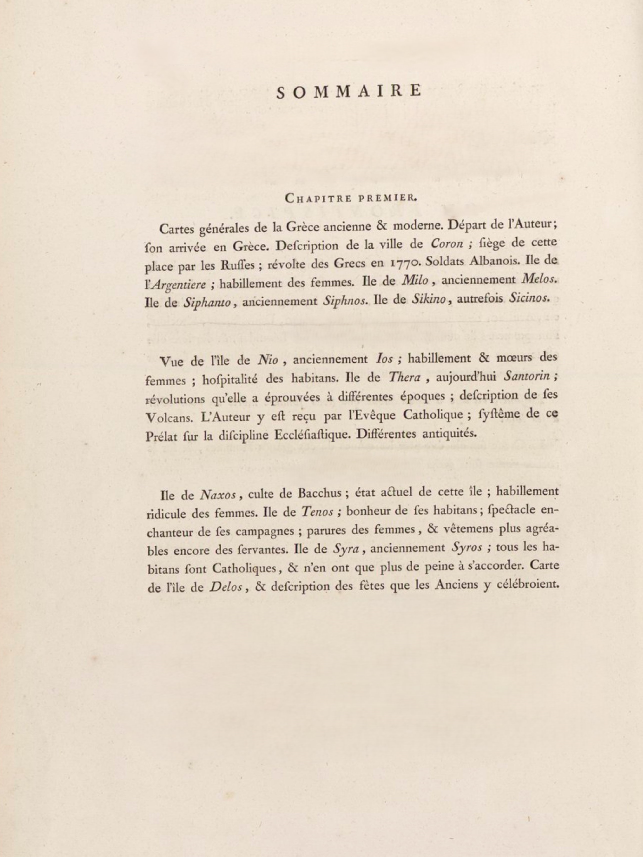
#> input picture test4.jpg, 2570 x 3425 px (shown at 1/4 size)
$ jupyter execute --allow-errors pavankul_phanivis_project_final.ipynb
#> lines starting #> are read from the running program, lines starting #| are printed output that depends on the picture; after the words box and inside, x2 and y2 are one past the last pixel; in counts of white or black regions, pixels touching at a corner belong together
[cell 1]
import pytesseract
from PIL import Image,ImageEnhance
import cv2
import matplotlib.pyplot as plt
import numpy as np

[cell 2]
def crop_book_page(image_path):
#> called with image_path = 'test4.jpg'
    im = cv2.imread(image_path)
#> im is the input picture: shape (3425, 2570, 3); mean B, G, R 201.7, 217.5, 229.8
    print(im.shape[:2])
#| (3425, 2570)
    gray = cv2.cvtColor(im, cv2.COLOR_BGR2GRAY)
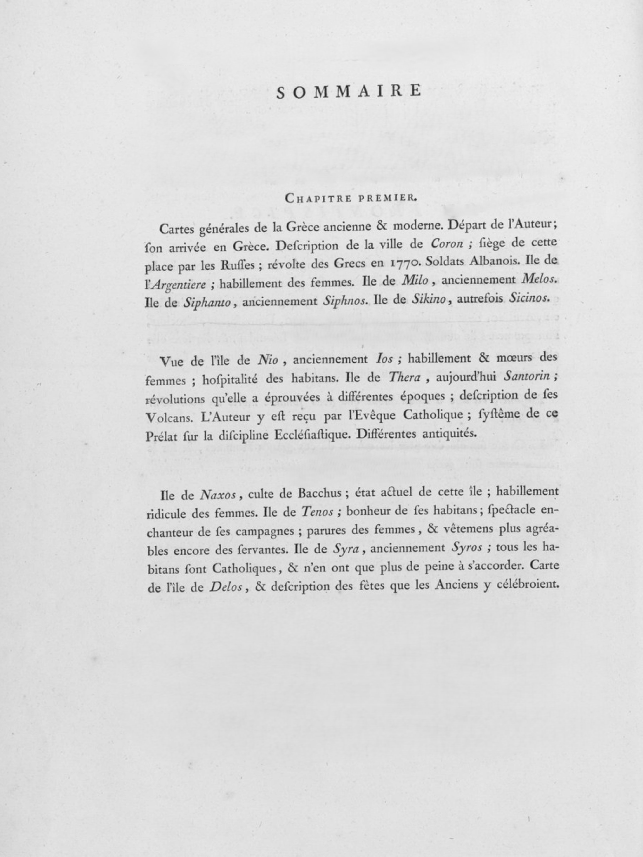
#> gray: shape (3425, 2570) (shown at 1/4 size); min 2, max 253, mean 219.4

    _, thresh = cv2.threshold(gray, 150, 255, cv2.THRESH_BINARY)
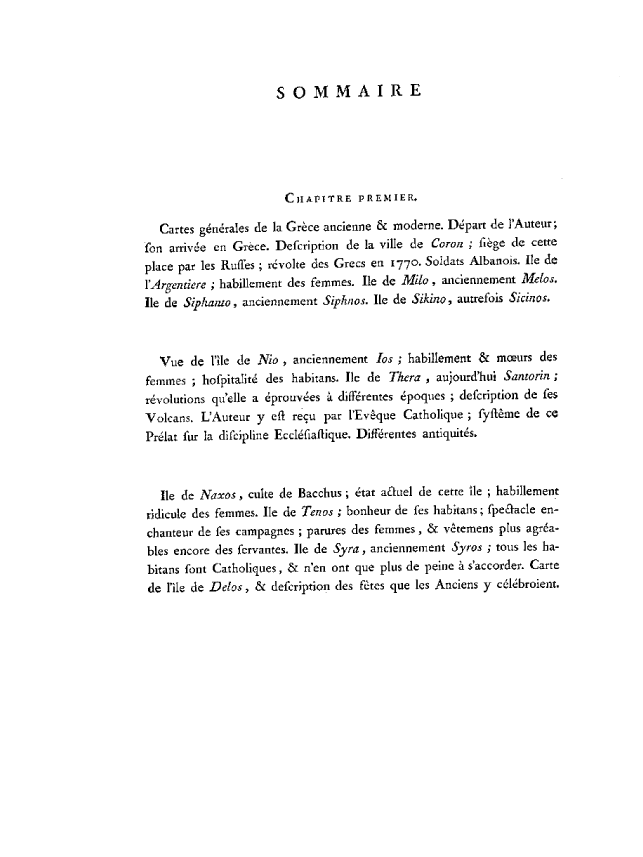
#> thresh: shape (3425, 2570) (shown at 1/4 size); 97% white; 1675 black regions (543 under 20 px), largest, box (x1, y1, x2, y2) and area: (1345, 341, 1401, 389) 1220, (1255, 341, 1313, 392) 1119, (2086, 1091, 2143, 1133) 961

    contours, _ = cv2.findContours(thresh, cv2.RETR_EXTERNAL, cv2.CHAIN_APPROX_SIMPLE)
#> contours = [[[0, 0], [0, 3424], [2569, 3424], [2569, 0]]]
    print(len(contours))
#| 1
    if contours:
        largest_contour = max(contours, key=cv2.contourArea)
#> largest_contour = [[0, 0], [0, 3424], [2569, 3424], [2569, 0]]

        x, y, w, h = cv2.boundingRect(largest_contour)
#> x = 0; y = 0; w = 2570; h = 3425

        cropped = im[y:y+h, x:x+w]
        print(cropped.shape[:2])
#| (3425, 2570)

        return cropped
    else:
        print("No contours found. Returning original image.")
        return im

input_image_path = 'test4.jpg'
image = crop_book_page(input_image_path)

[cell 3]
plt.imshow(image)
plt.title('Original Image')
plt.axis('off')
plt.show()

[cell 4]
pytesseract.pytesseract.tesseract_cmd = r'C:\Program Files\Tesseract-OCR\tesseract.exe'
gray_image = cv2.cvtColor(image, cv2.COLOR_BGR2GRAY)

[cell 5]
height , width = gray_image.shape[:2]
#> height = 3425; width = 2570

#> (a cell that did not finish here is left out)

[cell 7]
mask = np.zeros_like(gray_image)
#> (the rest of this cell did not finish here and is left out)

[cell 8]
kernel = cv2.getStructuringElement(cv2.MORPH_RECT, (5, 5))
clean_mask = cv2.morphologyEx(mask, cv2.MORPH_CLOSE, kernel)
#> mask: shape (3425, 2570); every value is 0
clean_mask = cv2.morphologyEx(clean_mask, cv2.MORPH_OPEN, kernel)

[cell 9]
cv2.imwrite('masked_image.jpg', clean_mask)
#> Out = True

[cell 10]
fig, ax = plt.subplots(1, 2, figsize=(12, 6))

#> (the rest of this cell did not finish here and is left out)

#> (a cell that did not finish here is left out)

#> (a cell that did not finish here is left out)

## Translation

[cell 13]
from transformers import MarianMTModel, MarianTokenizer

model_name = 'Helsinki-NLP/opus-mt-fr-en'
#> (the rest of this cell did not finish here and is left out)

[cell 14]
# [7 lines left out: function translate, not called in this run]

[cell 15]
# [20 lines left out: function split_text, not called in this run]

#> (a cell that did not finish here is left out)

### Evalutaion of translation

[cell 17]
import nltk
from nltk.translate.bleu_score import sentence_bleu
import sacrebleu
nltk.download('punkt')
#> (this line was passed over: nltk is not available in this run)

[cell 18]
# [20 lines left out: function calculate_metrics, not called in this run]

# Calculate metrics
#> (the rest of this cell did not finish here and is left out)

[cell 19]
image = cv2.imread('test4.jpg')
mask = cv2.imread('masked_image.jpg', 0)
inpainted_image = cv2.inpaint(image, mask, 3, cv2.INPAINT_TELEA)

plt.figure(figsize=(10, 10))
plt.imshow(cv2.cvtColor(inpainted_image, cv2.COLOR_BGR2RGB))
plt.axis('off')  # Hide axes
plt.title('Translated Historical Document')
plt.show()

[cell 20]
contours, _ = cv2.findContours(mask, cv2.RETR_EXTERNAL, cv2.CHAIN_APPROX_SIMPLE)
#> contours = []

[cell 21]
import cv2
import numpy as np
import matplotlib.pyplot as plt

contour_areas = [cv2.contourArea(cnt) for cnt in contours]
#> contour_areas = []

filtered_contours_areas = [area for area in contour_areas if area > 0]
#> filtered_contours_areas = []

#> (the rest of this cell did not finish here and is left out)

$ run again, with test2.jpg copied over test4.jpg
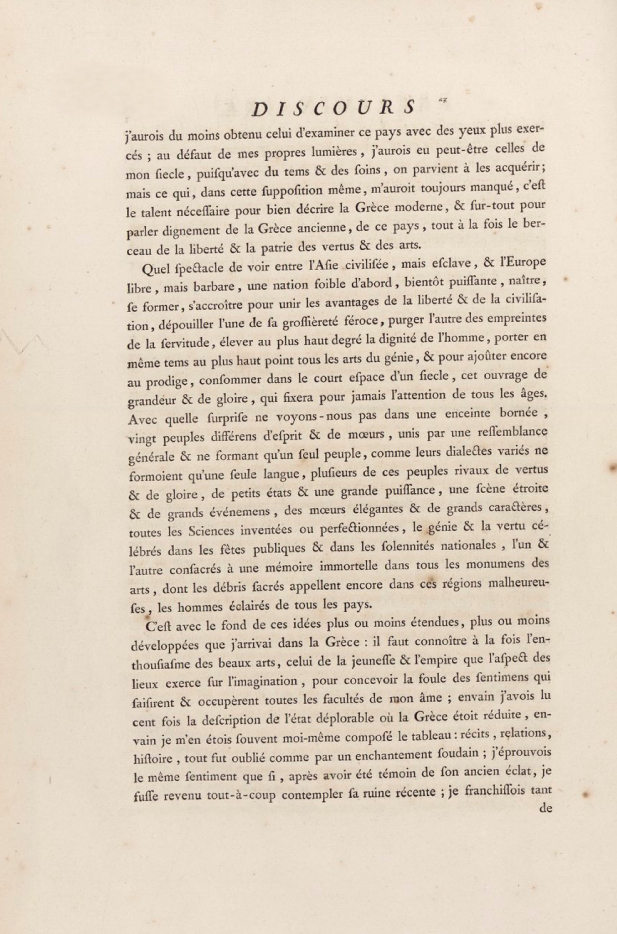
#> input picture test2.jpg, 2467 x 3733 px (shown at 1/4 size)
#> in crop_book_page, im is the input picture: shape (3733, 2467, 3); mean B, G, R 191.8, 208.4, 221.3
#| (3733, 2467)
#> in crop_book_page, `gray = cv2.cvtColor(im, cv2.COLOR_BGR2GRAY)`:
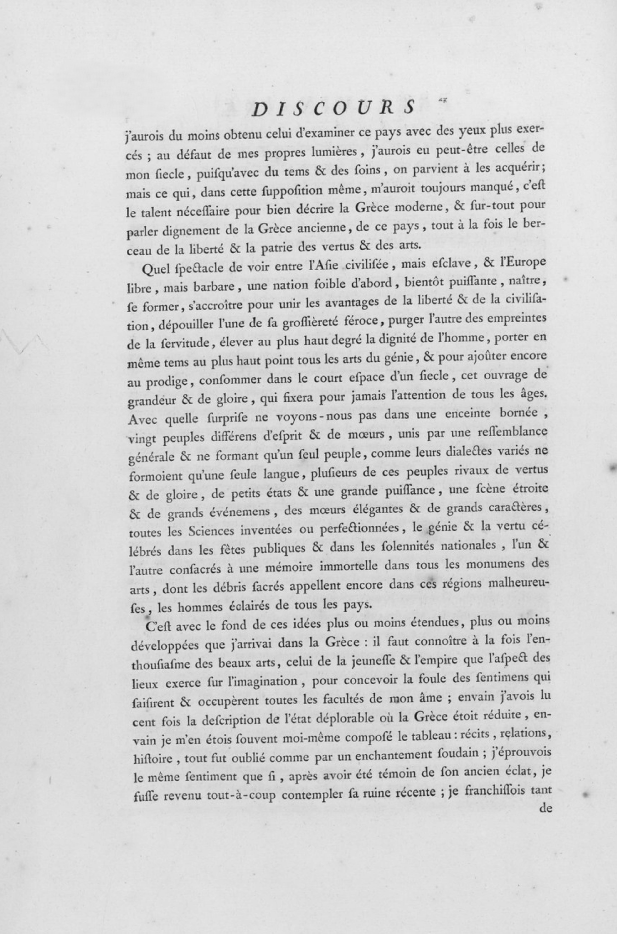
#> gray: shape (3733, 2467) (shown at 1/4 size); min 2, max 253, mean 210.4
#> in crop_book_page, `_, thresh = cv2.threshold(gray, 150, 255, cv2.THRESH_BINARY)`:
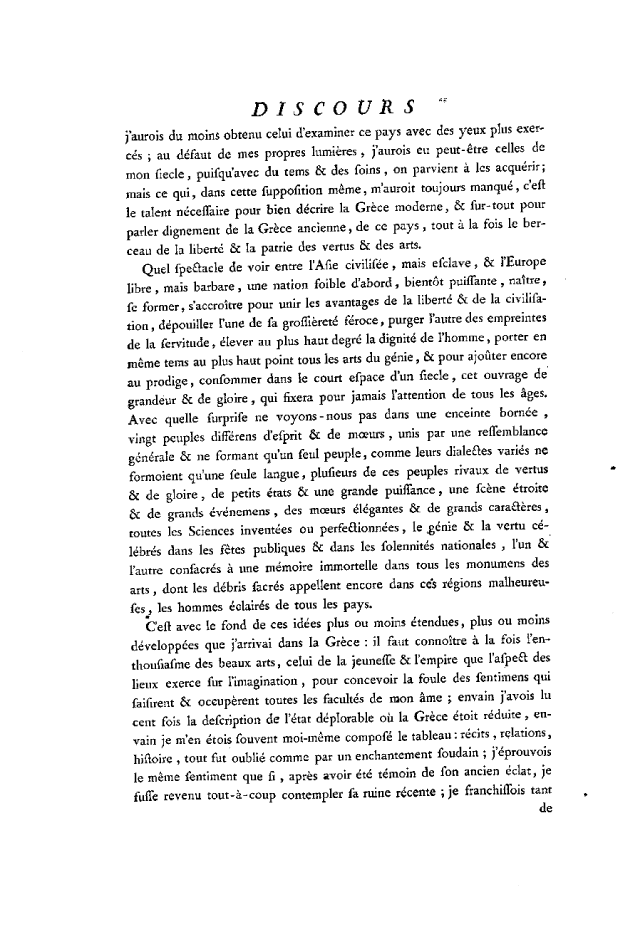
#> thresh: shape (3733, 2467) (shown at 1/4 size); 93.3% white; 3751 black regions (1288 under 20 px), largest, box (x1, y1, x2, y2) and area: (1006, 408, 1072, 465) 1411, (1517, 396, 1574, 456) 1234, (1334, 405, 1386, 459) 1081
#> in crop_book_page, `contours, _ = cv2.findContours(thresh, cv2.RETR_EXTERNAL, cv2.CHAIN_AP..`: contours = [[[0, 0], [0, 3732], [2466, 3732], [2466, 0]]]
#| 1
#> largest_contour = [[0, 0], [0, 3732], [2466, 3732], [2466, 0]]
#> x = 0; w = 2467; h = 3733
#| (3733, 2467)
#> mask: shape (3733, 2467); every value is 0
#> `contours, _ = cv2.findContours(mask, cv2.RETR_EXTERNAL, cv2.CHAIN_APPR..`: contours = []

$ run again, with test3.jpg copied over test4.jpg
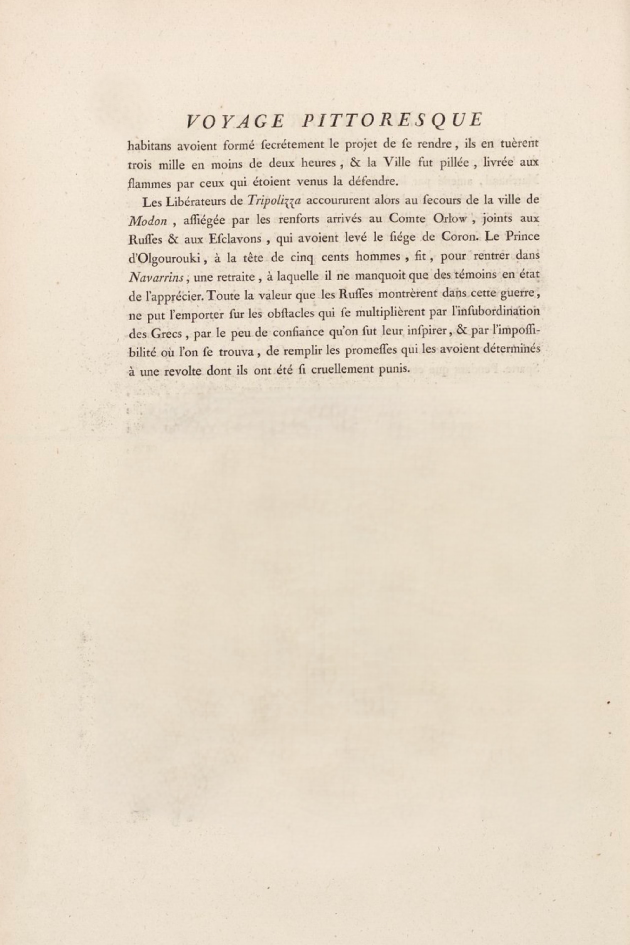
#> input picture test3.jpg, 2517 x 3780 px (shown at 1/4 size)
#> in crop_book_page, im is the input picture: shape (3780, 2517, 3); mean B, G, R 201.1, 218.6, 230.9
#| (3780, 2517)
#> in crop_book_page, `gray = cv2.cvtColor(im, cv2.COLOR_BGR2GRAY)`:
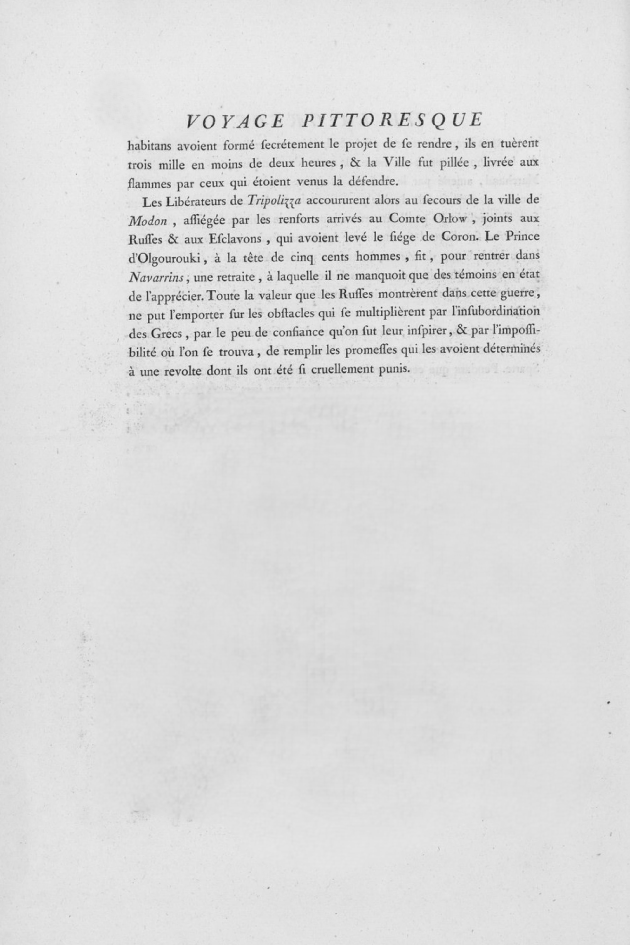
#> gray: shape (3780, 2517) (shown at 1/4 size); min 3, max 253, mean 220.3
#> in crop_book_page, `_, thresh = cv2.threshold(gray, 150, 255, cv2.THRESH_BINARY)`:
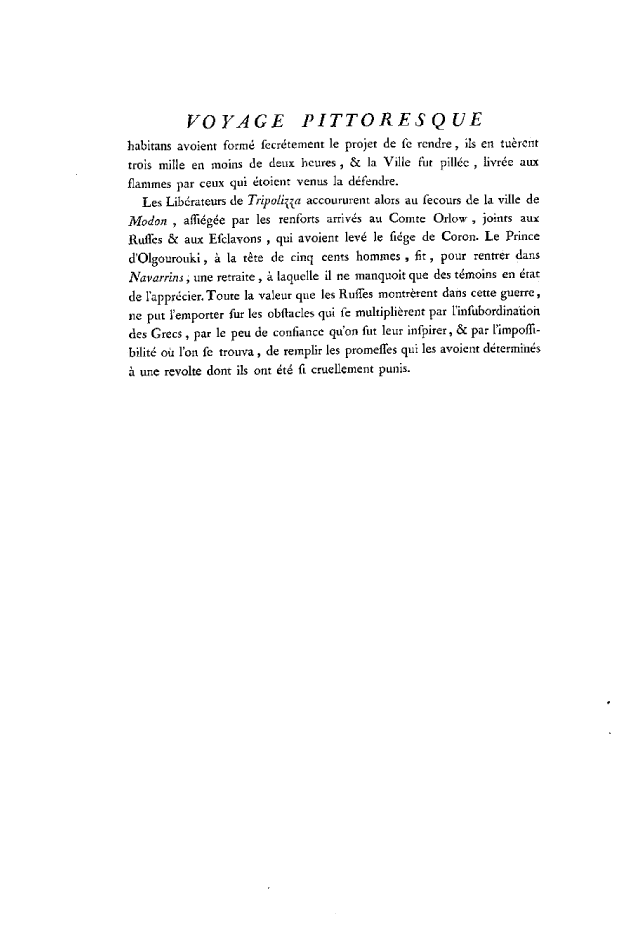
#> thresh: shape (3780, 2517) (shown at 1/4 size); 97.8% white; 1387 black regions (488 under 20 px), largest, box (x1, y1, x2, y2) and area: (1729, 452, 1780, 519) 1119, (1518, 449, 1572, 505) 1001, (1445, 452, 1496, 505) 975
#> in crop_book_page, `contours, _ = cv2.findContours(thresh, cv2.RETR_EXTERNAL, cv2.CHAIN_AP..`: contours = [[[0, 0], [0, 3779], [2516, 3779], [2516, 0]]]
#| 1
#> largest_contour = [[0, 0], [0, 3779], [2516, 3779], [2516, 0]]
#> x = 0; w = 2517; h = 3780
#| (3780, 2517)
#> mask: shape (3780, 2517); every value is 0
#> `contours, _ = cv2.findContours(mask, cv2.RETR_EXTERNAL, cv2.CHAIN_APPR..`: contours = []
